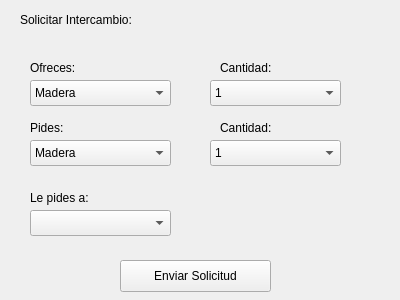
<?xml version="1.0" encoding="UTF-8"?>
<ui version="4.0">
 <class>Form</class>
 <widget class="QWidget" name="Form">
  <property name="geometry">
   <rect>
    <x>0</x>
    <y>0</y>
    <width>400</width>
    <height>300</height>
   </rect>
  </property>
  <property name="minimumSize">
   <size>
    <width>400</width>
    <height>300</height>
   </size>
  </property>
  <property name="maximumSize">
   <size>
    <width>400</width>
    <height>300</height>
   </size>
  </property>
  <property name="windowTitle">
   <string>Form</string>
  </property>
  <widget class="QLabel" name="label">
   <property name="geometry">
    <rect>
     <x>20</x>
     <y>10</y>
     <width>211</width>
     <height>20</height>
    </rect>
   </property>
   <property name="text">
    <string>Solicitar Intercambio:</string>
   </property>
  </widget>
  <widget class="QLabel" name="label_2">
   <property name="geometry">
    <rect>
     <x>30</x>
     <y>60</y>
     <width>71</width>
     <height>16</height>
    </rect>
   </property>
   <property name="text">
    <string>Ofreces:</string>
   </property>
  </widget>
  <widget class="QComboBox" name="ofrece">
   <property name="geometry">
    <rect>
     <x>30</x>
     <y>80</y>
     <width>141</width>
     <height>26</height>
    </rect>
   </property>
   <item>
    <property name="text">
     <string>Madera</string>
    </property>
   </item>
   <item>
    <property name="text">
     <string>Trigo</string>
    </property>
   </item>
   <item>
    <property name="text">
     <string>Arcilla</string>
    </property>
   </item>
  </widget>
  <widget class="QLabel" name="label_3">
   <property name="geometry">
    <rect>
     <x>30</x>
     <y>120</y>
     <width>60</width>
     <height>16</height>
    </rect>
   </property>
   <property name="text">
    <string>Pides:</string>
   </property>
  </widget>
  <widget class="QComboBox" name="pide">
   <property name="geometry">
    <rect>
     <x>30</x>
     <y>140</y>
     <width>141</width>
     <height>26</height>
    </rect>
   </property>
   <item>
    <property name="text">
     <string>Madera</string>
    </property>
   </item>
   <item>
    <property name="text">
     <string>Trigo</string>
    </property>
   </item>
   <item>
    <property name="text">
     <string>Arcilla</string>
    </property>
   </item>
  </widget>
  <widget class="QLabel" name="label_4">
   <property name="geometry">
    <rect>
     <x>30</x>
     <y>190</y>
     <width>111</width>
     <height>16</height>
    </rect>
   </property>
   <property name="text">
    <string>Le pides a:</string>
   </property>
  </widget>
  <widget class="QComboBox" name="nombres">
   <property name="geometry">
    <rect>
     <x>30</x>
     <y>210</y>
     <width>141</width>
     <height>26</height>
    </rect>
   </property>
  </widget>
  <widget class="QPushButton" name="boton_enviar">
   <property name="geometry">
    <rect>
     <x>120</x>
     <y>260</y>
     <width>151</width>
     <height>32</height>
    </rect>
   </property>
   <property name="text">
    <string>Enviar Solicitud</string>
   </property>
  </widget>
  <widget class="QLabel" name="label_5">
   <property name="geometry">
    <rect>
     <x>220</x>
     <y>60</y>
     <width>71</width>
     <height>16</height>
    </rect>
   </property>
   <property name="text">
    <string>Cantidad:</string>
   </property>
  </widget>
  <widget class="QLabel" name="label_6">
   <property name="geometry">
    <rect>
     <x>220</x>
     <y>120</y>
     <width>60</width>
     <height>16</height>
    </rect>
   </property>
   <property name="text">
    <string>Cantidad:</string>
   </property>
  </widget>
  <widget class="QComboBox" name="cantidad_ofrece">
   <property name="geometry">
    <rect>
     <x>210</x>
     <y>80</y>
     <width>131</width>
     <height>26</height>
    </rect>
   </property>
   <item>
    <property name="text">
     <string>1</string>
    </property>
   </item>
   <item>
    <property name="text">
     <string>2</string>
    </property>
   </item>
   <item>
    <property name="text">
     <string>3</string>
    </property>
   </item>
   <item>
    <property name="text">
     <string>4</string>
    </property>
   </item>
   <item>
    <property name="text">
     <string>5</string>
    </property>
   </item>
   <item>
    <property name="text">
     <string>6</string>
    </property>
   </item>
   <item>
    <property name="text">
     <string>7</string>
    </property>
   </item>
   <item>
    <property name="text">
     <string>8</string>
    </property>
   </item>
  </widget>
  <widget class="QComboBox" name="cantidad_pide">
   <property name="geometry">
    <rect>
     <x>210</x>
     <y>140</y>
     <width>131</width>
     <height>26</height>
    </rect>
   </property>
   <item>
    <property name="text">
     <string>1</string>
    </property>
   </item>
   <item>
    <property name="text">
     <string>2</string>
    </property>
   </item>
   <item>
    <property name="text">
     <string>3</string>
    </property>
   </item>
   <item>
    <property name="text">
     <string>4</string>
    </property>
   </item>
   <item>
    <property name="text">
     <string>5</string>
    </property>
   </item>
   <item>
    <property name="text">
     <string>6</string>
    </property>
   </item>
   <item>
    <property name="text">
     <string>7</string>
    </property>
   </item>
   <item>
    <property name="text">
     <string>8</string>
    </property>
   </item>
  </widget>
 </widget>
 <resources/>
 <connections/>
</ui>
